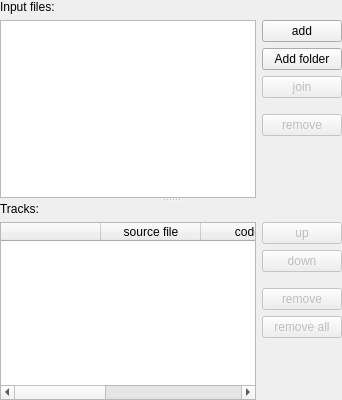
         <widget class="QSplitter" name="trackSplitter">
          <property name="orientation">
           <enum>Qt::Vertical</enum>
          </property>
          <widget class="QWidget" name="layoutWidget11">
           <layout class="QVBoxLayout" name="verticalLayout_3" stretch="0,0">
            <item>
             <widget class="QLabel" name="label_3">
              <property name="text">
               <string>Input files:</string>
              </property>
             </widget>
            </item>
            <item>
             <layout class="QHBoxLayout" name="horizontalLayout">
              <item>
               <widget class="QListWidget" name="inputFilesLV">
                <property name="sizePolicy">
                 <sizepolicy hsizetype="Expanding" vsizetype="MinimumExpanding">
                  <horstretch>0</horstretch>
                  <verstretch>0</verstretch>
                 </sizepolicy>
                </property>
                <property name="minimumSize">
                 <size>
                  <width>0</width>
                  <height>100</height>
                 </size>
                </property>
                <property name="maximumSize">
                 <size>
                  <width>16777215</width>
                  <height>16777215</height>
                 </size>
                </property>
                <property name="acceptDrops">
                 <bool>true</bool>
                </property>
                <property name="selectionBehavior">
                 <enum>QAbstractItemView::SelectRows</enum>
                </property>
               </widget>
              </item>
              <item>
               <layout class="QVBoxLayout" name="verticalLayout">
                <item>
                 <widget class="QPushButton" name="addBtn">
                  <property name="sizePolicy">
                   <sizepolicy hsizetype="Minimum" vsizetype="Fixed">
                    <horstretch>0</horstretch>
                    <verstretch>0</verstretch>
                   </sizepolicy>
                  </property>
                  <property name="text">
                   <string>add</string>
                  </property>
                  <property name="default">
                   <bool>false</bool>
                  </property>
                  <property name="flat">
                   <bool>false</bool>
                  </property>
                 </widget>
                </item>
                <item>
                 <widget class="QPushButton" name="addFolderBtn">
                  <property name="toolTip">
                   <string>Add every MKV file of a folder and its subfolders to the mux queue, one job per file, with the current output settings</string>
                  </property>
                  <property name="text">
                   <string>Add folder</string>
                  </property>
                 </widget>
                </item>
                <item>
                 <widget class="QPushButton" name="btnAppend">
                  <property name="enabled">
                   <bool>false</bool>
                  </property>
                  <property name="text">
                   <string>join</string>
                  </property>
                 </widget>
                </item>
                <item>
                 <spacer name="verticalSpacer">
                  <property name="orientation">
                   <enum>Qt::Vertical</enum>
                  </property>
                  <property name="sizeType">
                   <enum>QSizePolicy::Fixed</enum>
                  </property>
                  <property name="sizeHint" stdset="0">
                   <size>
                    <width>20</width>
                    <height>10</height>
                   </size>
                  </property>
                 </spacer>
                </item>
                <item>
                 <widget class="QPushButton" name="removeFile">
                  <property name="enabled">
                   <bool>false</bool>
                  </property>
                  <property name="sizePolicy">
                   <sizepolicy hsizetype="Minimum" vsizetype="Fixed">
                    <horstretch>0</horstretch>
                    <verstretch>0</verstretch>
                   </sizepolicy>
                  </property>
                  <property name="text">
                   <string>remove</string>
                  </property>
                 </widget>
                </item>
                <item>
                 <spacer name="verticalSpacer_10">
                  <property name="orientation">
                   <enum>Qt::Vertical</enum>
                  </property>
                  <property name="sizeHint" stdset="0">
                   <size>
                    <width>20</width>
                    <height>40</height>
                   </size>
                  </property>
                 </spacer>
                </item>
               </layout>
              </item>
             </layout>
            </item>
           </layout>
          </widget>
          <widget class="QWidget" name="layoutWidget">
           <layout class="QVBoxLayout" name="verticalLayout_21">
            <item>
             <widget class="QLabel" name="label_2">
              <property name="text">
               <string>Tracks:</string>
              </property>
             </widget>
            </item>
            <item>
             <layout class="QHBoxLayout" name="horizontalLayout_2">
              <property name="sizeConstraint">
               <enum>QLayout::SetMinimumSize</enum>
              </property>
              <item>
               <widget class="QTableWidget" name="trackLV">
                <property name="minimumSize">
                 <size>
                  <width>0</width>
                  <height>100</height>
                 </size>
                </property>
                <property name="maximumSize">
                 <size>
                  <width>16777215</width>
                  <height>1000000</height>
                 </size>
                </property>
                <property name="selectionBehavior">
                 <enum>QAbstractItemView::SelectRows</enum>
                </property>
                <column>
                 <property name="text">
                  <string></string>
                 </property>
                </column>
                <column>
                 <property name="text">
                  <string>source file</string>
                 </property>
                </column>
                <column>
                 <property name="text">
                  <string>codec</string>
                 </property>
                </column>
                <column>
                 <property name="text">
                  <string>lang</string>
                 </property>
                </column>
                <column>
                 <property name="text">
                  <string>track info</string>
                 </property>
                </column>
               </widget>
              </item>
              <item>
               <layout class="QVBoxLayout" name="verticalLayout_4">
                <item>
                 <widget class="QPushButton" name="moveupBtn">
                  <property name="enabled">
                   <bool>false</bool>
                  </property>
                  <property name="text">
                   <string>up</string>
                  </property>
                 </widget>
                </item>
                <item>
                 <widget class="QPushButton" name="movedownBtn">
                  <property name="enabled">
                   <bool>false</bool>
                  </property>
                  <property name="text">
                   <string>down</string>
                  </property>
                 </widget>
                </item>
                <item>
                 <spacer name="verticalSpacer_3">
                  <property name="orientation">
                   <enum>Qt::Vertical</enum>
                  </property>
                  <property name="sizeType">
                   <enum>QSizePolicy::Fixed</enum>
                  </property>
                  <property name="sizeHint" stdset="0">
                   <size>
                    <width>20</width>
                    <height>10</height>
                   </size>
                  </property>
                 </spacer>
                </item>
                <item>
                 <widget class="QPushButton" name="removeTrackBtn">
                  <property name="enabled">
                   <bool>false</bool>
                  </property>
                  <property name="text">
                   <string>remove</string>
                  </property>
                 </widget>
                </item>
                <item>
                 <widget class="QPushButton" name="removeAllTracksBtn">
                  <property name="enabled">
                   <bool>false</bool>
                  </property>
                  <property name="text">
                   <string>remove all</string>
                  </property>
                 </widget>
                </item>
                <item>
                 <spacer name="verticalSpacer_4">
                  <property name="orientation">
                   <enum>Qt::Vertical</enum>
                  </property>
                  <property name="sizeHint" stdset="0">
                   <size>
                    <width>20</width>
                    <height>40</height>
                   </size>
                  </property>
                 </spacer>
                </item>
               </layout>
              </item>
             </layout>
            </item>
           </layout>
          </widget>
         </widget>
